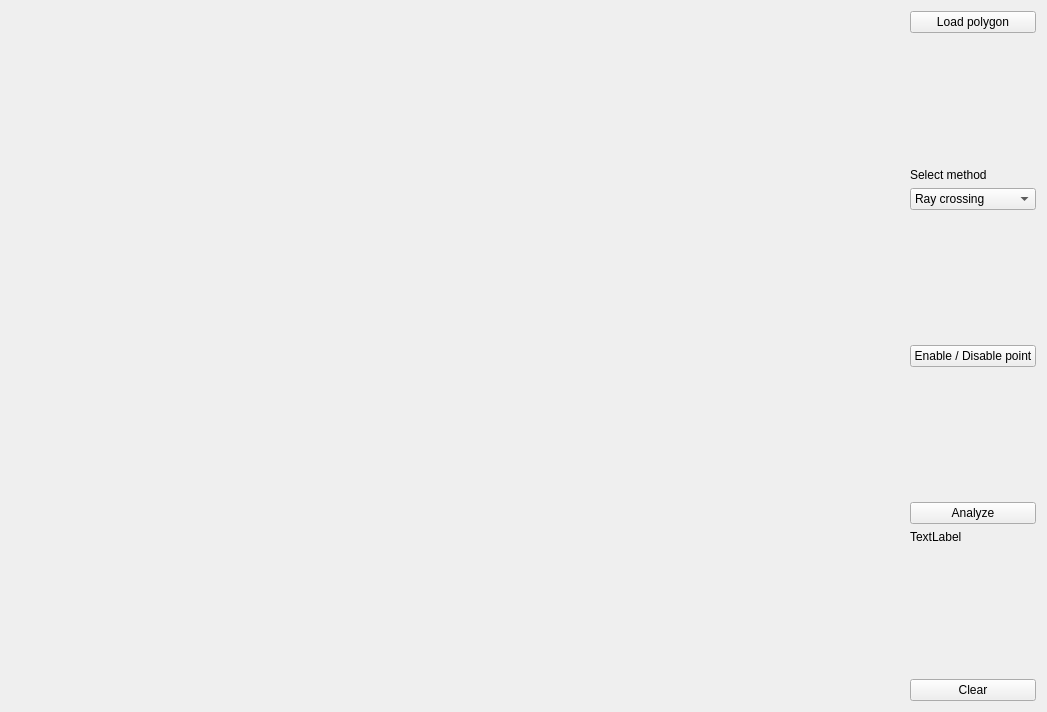
<?xml version="1.0" encoding="UTF-8"?>
<ui version="4.0">
 <class>Widget</class>
 <widget class="QWidget" name="Widget">
  <property name="geometry">
   <rect>
    <x>0</x>
    <y>0</y>
    <width>1047</width>
    <height>712</height>
   </rect>
  </property>
  <property name="windowTitle">
   <string>Point in Polygon</string>
  </property>
  <layout class="QHBoxLayout" name="horizontalLayout">
   <item>
    <widget class="Draw" name="Canvas" native="true">
     <property name="sizePolicy">
      <sizepolicy hsizetype="Preferred" vsizetype="Preferred">
       <horstretch>1</horstretch>
       <verstretch>1</verstretch>
      </sizepolicy>
     </property>
    </widget>
   </item>
   <item>
    <layout class="QVBoxLayout" name="verticalLayout">
     <item>
      <widget class="QPushButton" name="pushButtonLoad">
       <property name="text">
        <string>Load polygon</string>
       </property>
      </widget>
     </item>
     <item>
      <spacer name="verticalSpacer_4">
       <property name="orientation">
        <enum>Qt::Vertical</enum>
       </property>
       <property name="sizeHint" stdset="0">
        <size>
         <width>20</width>
         <height>40</height>
        </size>
       </property>
      </spacer>
     </item>
     <item>
      <widget class="QLabel" name="label_2">
       <property name="text">
        <string>Select method</string>
       </property>
      </widget>
     </item>
     <item>
      <widget class="QComboBox" name="comboBox">
       <item>
        <property name="text">
         <string>Ray crossing</string>
        </property>
       </item>
       <item>
        <property name="text">
         <string>Winding number</string>
        </property>
       </item>
      </widget>
     </item>
     <item>
      <spacer name="verticalSpacer_3">
       <property name="orientation">
        <enum>Qt::Vertical</enum>
       </property>
       <property name="sizeHint" stdset="0">
        <size>
         <width>20</width>
         <height>15</height>
        </size>
       </property>
      </spacer>
     </item>
     <item>
      <widget class="QPushButton" name="pushButton">
       <property name="text">
        <string>Enable / Disable point</string>
       </property>
      </widget>
     </item>
     <item>
      <spacer name="verticalSpacer_2">
       <property name="orientation">
        <enum>Qt::Vertical</enum>
       </property>
       <property name="sizeHint" stdset="0">
        <size>
         <width>20</width>
         <height>100</height>
        </size>
       </property>
      </spacer>
     </item>
     <item>
      <widget class="QPushButton" name="pushButtonAnalyze">
       <property name="text">
        <string>Analyze</string>
       </property>
      </widget>
     </item>
     <item>
      <widget class="QLabel" name="label">
       <property name="text">
        <string>TextLabel</string>
       </property>
      </widget>
     </item>
     <item>
      <spacer name="verticalSpacer">
       <property name="orientation">
        <enum>Qt::Vertical</enum>
       </property>
       <property name="sizeHint" stdset="0">
        <size>
         <width>20</width>
         <height>40</height>
        </size>
       </property>
      </spacer>
     </item>
     <item>
      <widget class="QPushButton" name="pushButtonClear">
       <property name="text">
        <string>Clear</string>
       </property>
      </widget>
     </item>
    </layout>
   </item>
  </layout>
 </widget>
 <customwidgets>
  <customwidget>
   <class>Draw</class>
   <extends>QWidget</extends>
   <header>draw.h</header>
   <container>1</container>
  </customwidget>
 </customwidgets>
 <resources/>
 <connections/>
</ui>
